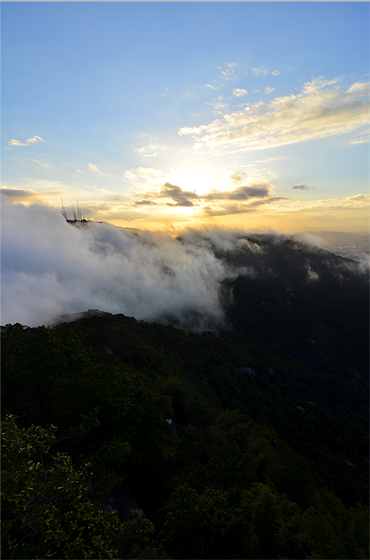
#> input picture resources/low-contrast.png, 370 x 560 px
$ python assignment02.py --imgpath resources/low-contrast.png
#> lines starting #> are read from the running program, lines starting #| are printed output that depends on the picture
#!/usr/bin/python3
"""Assignment 02: Chroma Subsampling."""
import argparse

import cv2
import numpy as np


def main():
    parser = argparse.ArgumentParser(
        description="Downsampling vs Chroma Subsampling.",
        formatter_class=argparse.ArgumentDefaultsHelpFormatter)
    parser.add_argument('-i', '--imgpath', default='resources/grid-444.png',
                        help="Input image's path.")
    parser.add_argument('-s', '--subsampling', default='444',
                        choices=['444', '440', '422', '420', '411', '410'],
                        help="Subsampling type.")
    parser.add_argument('--width', type=int, default=800,
                        help="Output image's width.")
    parser.add_argument('--height', type=int, default=800,
                        help="Output image's height.")
    args = parser.parse_args()
    img = cv2.imread(args.imgpath)
#> img is the input picture: shape (560, 370, 3); mean B, G, R 102.3, 99.4, 91.6
    if img is None:
        print('Image not found.')
        return
    cv2.imshow('original', up_sampling(img, args.width, args.height))
#> in up_sampling, `return np.repeat(np.repeat(image, scale_x, axis=1), scale_y, axis=0)`:
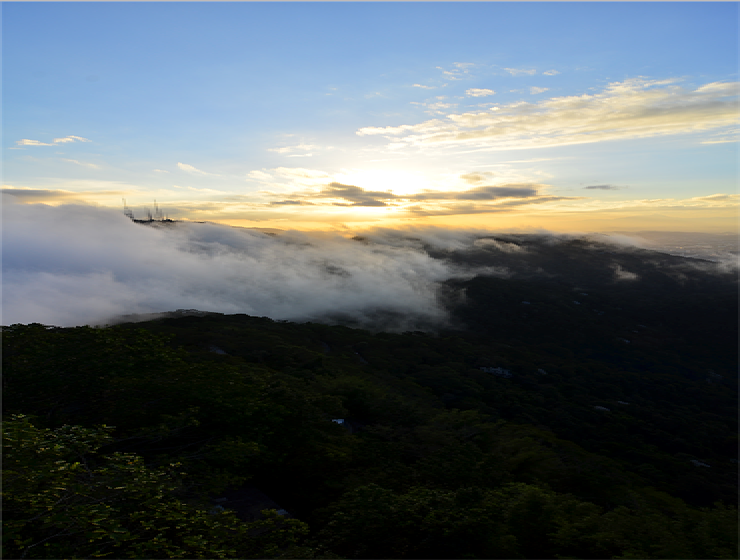
#> returned value: shape (560, 740, 3); mean of channels 0, 1, 2 102.3, 99.4, 91.6; drawn as B, G, R
    chroma_subsampling = SUBSAMPLING_TYPES[args.subsampling]
    result = chroma_subsampling(img)
    result = up_sampling(result, args.width, args.height)
    cv2.imshow('chroma_subsampling' + args.subsampling, result)
    cv2.waitKey(0)
    cv2.destroyAllWindows()


def chroma_subsampling_factory(a, b):
    """Creates the subsampling function."""

    def _subsampling_channel(channel):
        if a == 1 and b == 1:
            return channel
        return channel[::a, ::b]

    def _subsampling(img):
        ycrcb = cv2.cvtColor(img, cv2.COLOR_BGR2YCrCb)
#> ycrcb: shape (560, 370, 3); mean of channels 0, 1, 2 97.4, 123.9, 130.7
        (y, cr, cb) = cv2.split(ycrcb)
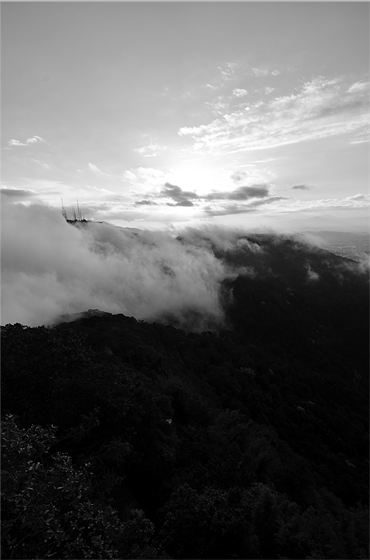
#> y: shape (560, 370); min 0, max 255, mean 97.4
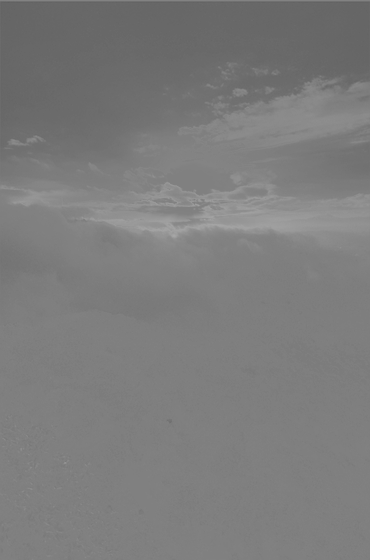
#> cr: shape (560, 370); min 95, max 166, mean 123.9
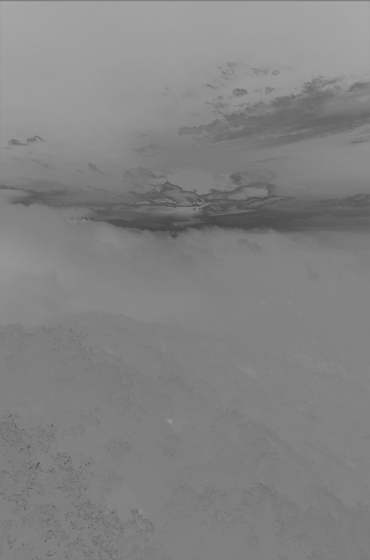
#> cb: shape (560, 370); min 69, max 172, mean 130.7
        cv2.imshow('ycrcb', np.hstack((y, cr, cb)))
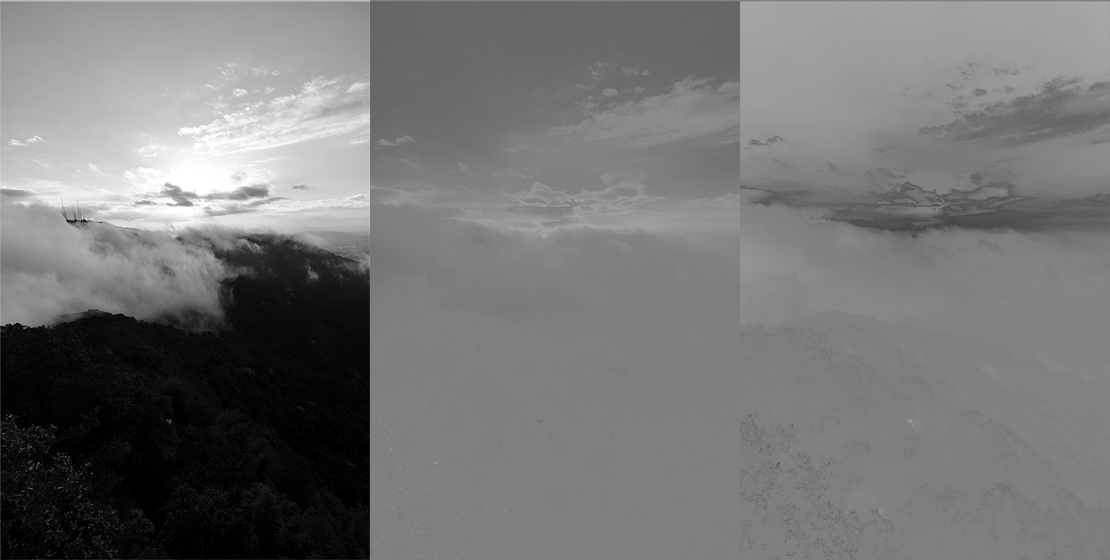
#> window 'ycrcb': shape (560, 1110); min 0, max 255, mean 117.3
        crs = _subsampling_channel(cr)
        cbs = _subsampling_channel(cb)
        cv2.imshow('y_result', y)
        cv2.imshow('cr_result', crs)
        cv2.imshow('cb_result', cbs)
        result = decode_sampled(y, crs, cbs, a, b)
        return cv2.cvtColor(result, cv2.COLOR_YCrCb2BGR)

    return _subsampling


def decode_sampled(y, cr, cb, a, b):
    """Decodes the sampled image back to its full size."""
#> called with a = 1, b = 1
    def _decoding(channel):
        channel = np.repeat(channel, b, axis=1)
        rem = width % b
        if rem > 0:
            # if not multiple of b columns needs to remove extra columns
            extra_cols = b - rem
            channel = channel[:, :-extra_cols]
        channel = np.repeat(channel, a, axis=0)
        rem = height % a
        if rem > 0:
            # if not multiple of a columns needs to remove extra columns
            extra_rows = a - rem
            channel = channel[:-extra_rows, :]
        return channel
    width, height = y.shape
#> width = 560; height = 370
    cr = _decoding(cr)
    cb = _decoding(cb)
    return cv2.merge((y, cr, cb))


SUBSAMPLING_TYPES = {
    '444': chroma_subsampling_factory(1, 1),
    '440': chroma_subsampling_factory(2, 1),
    '422': chroma_subsampling_factory(1, 2),
    '420': chroma_subsampling_factory(2, 2),
    '411': chroma_subsampling_factory(1, 4),
    '410': chroma_subsampling_factory(2, 4),
}


def up_sampling(image, new_width, new_height):
    """Up sampling image by repeat."""
    (height, width) = image.shape[:2]
    scale_x = int(new_width / width)
    scale_y = int(new_height / height)
    return np.repeat(np.repeat(image, scale_x, axis=1), scale_y, axis=0)

if __name__ == '__main__':
    main()
